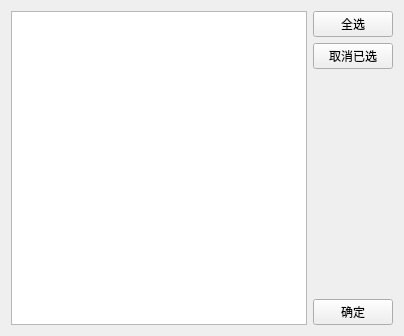
<?xml version="1.0" encoding="UTF-8"?>
<ui version="4.0">
 <class>ShareFile</class>
 <widget class="QWidget" name="ShareFile">
  <property name="geometry">
   <rect>
    <x>0</x>
    <y>0</y>
    <width>404</width>
    <height>336</height>
   </rect>
  </property>
  <property name="windowTitle">
   <string>Form</string>
  </property>
  <layout class="QHBoxLayout" name="horizontalLayout">
   <item>
    <widget class="QListWidget" name="onlineFriend_LW">
     <property name="selectionMode">
      <enum>QAbstractItemView::MultiSelection</enum>
     </property>
    </widget>
   </item>
   <item>
    <layout class="QVBoxLayout" name="verticalLayout">
     <item>
      <widget class="QPushButton" name="Allselect_PB">
       <property name="text">
        <string>全选</string>
       </property>
      </widget>
     </item>
     <item>
      <widget class="QPushButton" name="Cancelselect_PB">
       <property name="text">
        <string>取消已选</string>
       </property>
      </widget>
     </item>
     <item>
      <spacer name="verticalSpacer">
       <property name="orientation">
        <enum>Qt::Vertical</enum>
       </property>
       <property name="sizeHint" stdset="0">
        <size>
         <width>20</width>
         <height>40</height>
        </size>
       </property>
      </spacer>
     </item>
     <item>
      <widget class="QPushButton" name="OK_PB">
       <property name="text">
        <string>确定</string>
       </property>
      </widget>
     </item>
    </layout>
   </item>
  </layout>
 </widget>
 <resources/>
 <connections/>
</ui>
